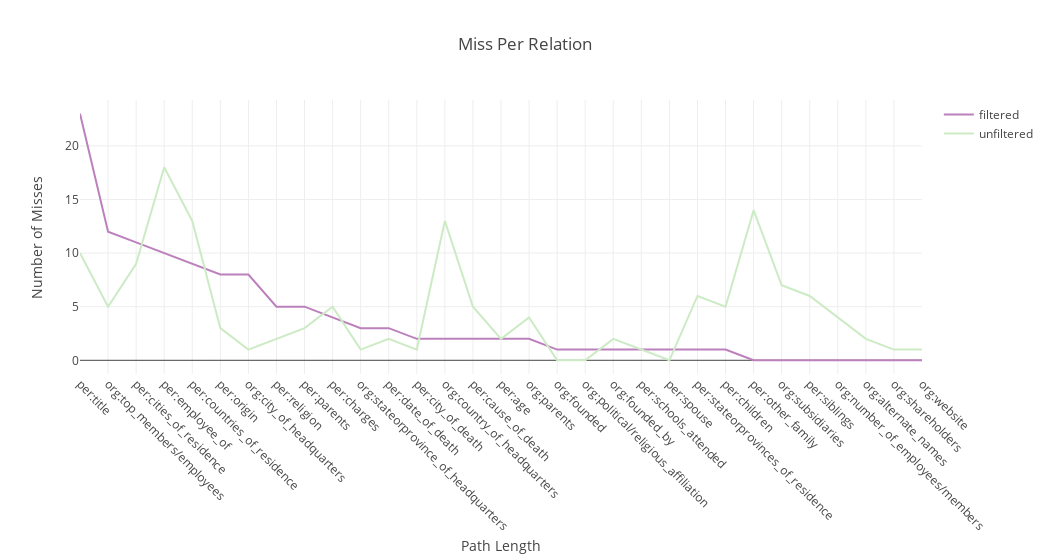

Write notebook code for a chart like this one.
### Code cell
scatter1 = go.Scatter(
    x=[relation for relation in relations], 
    y=[filtered_only_misses_by_gold_dict['total'][filtered_lookup_index[relation]] if relation in filtered_lookup_index else 0 for relation in relations],
    mode='lines',
    name='filtered',
    marker = dict(color='#BC80BD')
    
)

scatter2= go.Scatter(
    x=[relation for relation in relations], 
    y=[unfiltered_only_misses_by_gold_dict['total'][unfiltered_lookup_index[relation]] if relation in unfiltered_lookup_index else 0 for relation in relations],
    mode='lines',
    name='unfiltered',
    marker = dict(color='#CCEBC5')

)


layout = go.Layout(
    title='Miss Per Relation',
    xaxis_title="Path Length",
    yaxis_title="Number of Misses",        
    barmode='overlay',
    width=1050,
    xaxis = go.layout.XAxis(
        tickangle = 45,
        automargin = True
    )
)

fig = go.Figure(data=[scatter1,scatter2], layout=layout)


fig.show()

### Figure 1 — Plotly figure (JSON) as saved in the notebook; plotly's stock layout.template omitted (floating-point values rounded to 4 significant figures)
{"data": [{"marker": {"color": "#BC80BD"}, "mode": "lines", "name": "filtered", "type": "scatter", "uid": "8e189097-c9d3-406c-9eb2-9be2a1a594bc", "x": ["per:title", "org:top_members/employees", "per:cities_of_residence", "per:employee_of", "per:countries_of_residence", "per:origin", "org:city_of_headquarters", "per:religion", "per:parents", "per:charges", "org:stateorprovince_of_headquarters", "per:date_of_death", "per:city_of_death", "org:country_of_headquarters", "per:cause_of_death", "per:age", "org:parents", "org:founded", "org:political/religious_affiliation", "org:founded_by", "per:schools_attended", "per:spouse", "per:stateorprovinces_of_residence", "per:children", "per:other_family", "org:subsidiaries", "per:siblings", "org:number_of_employees/members", "org:alternate_names", "org:shareholders", "org:website"], "y": [23, 12, 11, 10, 9, 8, 8, 5, 5, 4, 3, 3, 2, 2, 2, 2, 2, 1, 1, 1, 1, 1, 1, 1, 0, 0, 0, 0, 0, 0, 0]}, {"marker": {"color": "#CCEBC5"}, "mode": "lines", "name": "unfiltered", "type": "scatter", "uid": "f41ccc5e-c9da-4c82-a6fb-2afb3cc92fbf", "x": ["per:title", "org:top_members/employees", "per:cities_of_residence", "per:employee_of", "per:countries_of_residence", "per:origin", "org:city_of_headquarters", "per:religion", "per:parents", "per:charges", "org:stateorprovince_of_headquarters", "per:date_of_death", "per:city_of_death", "org:country_of_headquarters", "per:cause_of_death", "per:age", "org:parents", "org:founded", "org:political/religious_affiliation", "org:founded_by", "per:schools_attended", "per:spouse", "per:stateorprovinces_of_residence", "per:children", "per:other_family", "org:subsidiaries", "per:siblings", "org:number_of_employees/members", "org:alternate_names", "org:shareholders", "org:website"], "y": [10, 5, 9, 18, 13, 3, 1, 2, 3, 5, 1, 2, 1, 13, 5, 2, 4, 0, 0, 2, 1, 0, 6, 5, 14, 7, 6, 4, 2, 1, 1]}], "layout": {"barmode": "overlay", "title": {"text": "Miss Per Relation"}, "width": 1050, "xaxis": {"automargin": true, "tickangle": 45, "title": {"text": "Path Length"}}, "yaxis": {"title": {"text": "Number of Misses"}}}}
